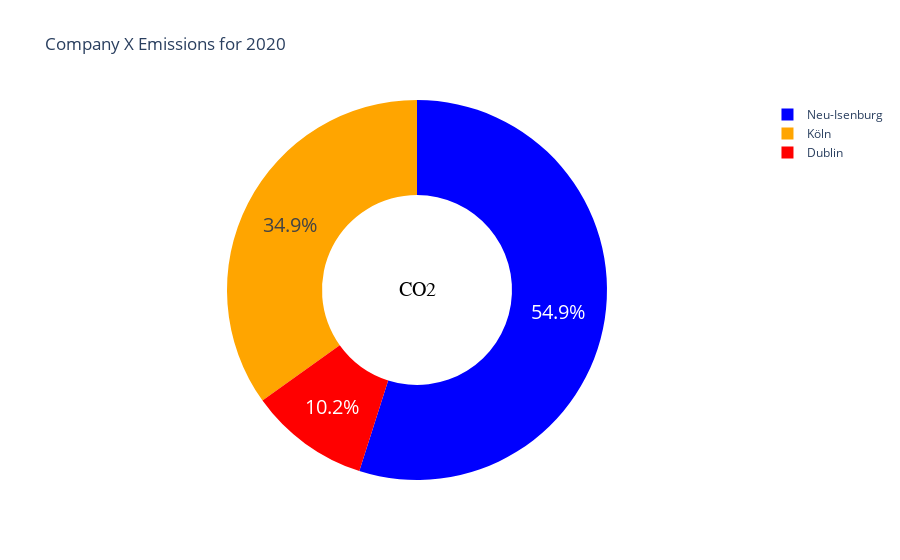

The code cell stored with this chart in its notebook:
### Markdown cell above
# Try Plotly express.

### Code cell
labels = df_mock_data_all['Location']
values = df_mock_data_all['2020']

fig4 = px.pie(labels, values = values, hole = 0.5,
              names = labels, color = labels,
              title = 'Company X Emissions for 2020',
              color_discrete_map = {'Neu-Isenburg':'blue', 
                                    'Dublin': 'red',
                                    'Köln':'orange'
             })
fig4.update_traces(
                   title_font = dict(size=35,family='Verdana', 
                                     color='darkred'),
                   hoverinfo='label+percent',
                   textinfo='percent', textfont_size=20)
fig4.add_annotation(x= 0.5, y = 0.5,
                    text = 'CO2',
                    font = dict(size=20,family='Verdana', 
                                color='black'),
                    showarrow = False)

fig4.update_traces(hoverinfo='label+percent',textinfo='percent', textfont_size=20)

fig4.show()

### Figure 1 — Plotly figure (JSON) as saved in the notebook; plotly's stock layout.template omitted (floating-point values rounded to 4 significant figures)
{"data": [{"customdata": [["Dublin"], ["Dublin"], ["Dublin"], ["Dublin"], ["Dublin"], ["Dublin"], ["Dublin"], ["Dublin"], ["Dublin"], ["Neu-Isenburg"], ["Neu-Isenburg"], ["Neu-Isenburg"], ["Köln"], ["Köln"], ["Köln"], ["Köln"], ["Köln"], ["Köln"], ["Neu-Isenburg"], ["Neu-Isenburg"], ["Neu-Isenburg"]], "domain": {"x": [0, 1], "y": [0, 1]}, "hole": 0.5, "hoverinfo": "label+percent", "hovertemplate": "label=%{label}<br>value=%{value}<br>color=%{customdata[0]}<extra></extra>", "labels": ["Dublin", "Dublin", "Dublin", "Dublin", "Dublin", "Dublin", "Dublin", "Dublin", "Dublin", "Neu-Isenburg", "Neu-Isenburg", "Neu-Isenburg", "Köln", "Köln", "Köln", "Köln", "Köln", "Köln", "Neu-Isenburg", "Neu-Isenburg", "Neu-Isenburg"], "legendgroup": "", "marker": {"colors": ["red", "red", "red", "red", "red", "red", "red", "red", "red", "blue", "blue", "blue", "orange", "orange", "orange", "orange", "orange", "orange", "blue", "blue", "blue"]}, "name": "", "showlegend": true, "textfont": {"size": 20}, "textinfo": "percent", "title": {"font": {"color": "darkred", "family": "Verdana", "size": 35}}, "type": "pie", "values": [2211.0, 626.2, 219.2, 1800, 11358, 180, 1800, 11358, 180, 1000, 19358, 1180, 21800, 1358, 1180, 1519.0, 447.8, 75330.0, 1139.0, 335.8, 137000.0]}], "layout": {"annotations": [{"font": {"color": "black", "family": "Verdana", "size": 20}, "showarrow": false, "text": "CO2", "x": 0.5, "y": 0.5}], "legend": {"tracegroupgap": 0}, "title": {"text": "Company X Emissions for 2020"}}}
